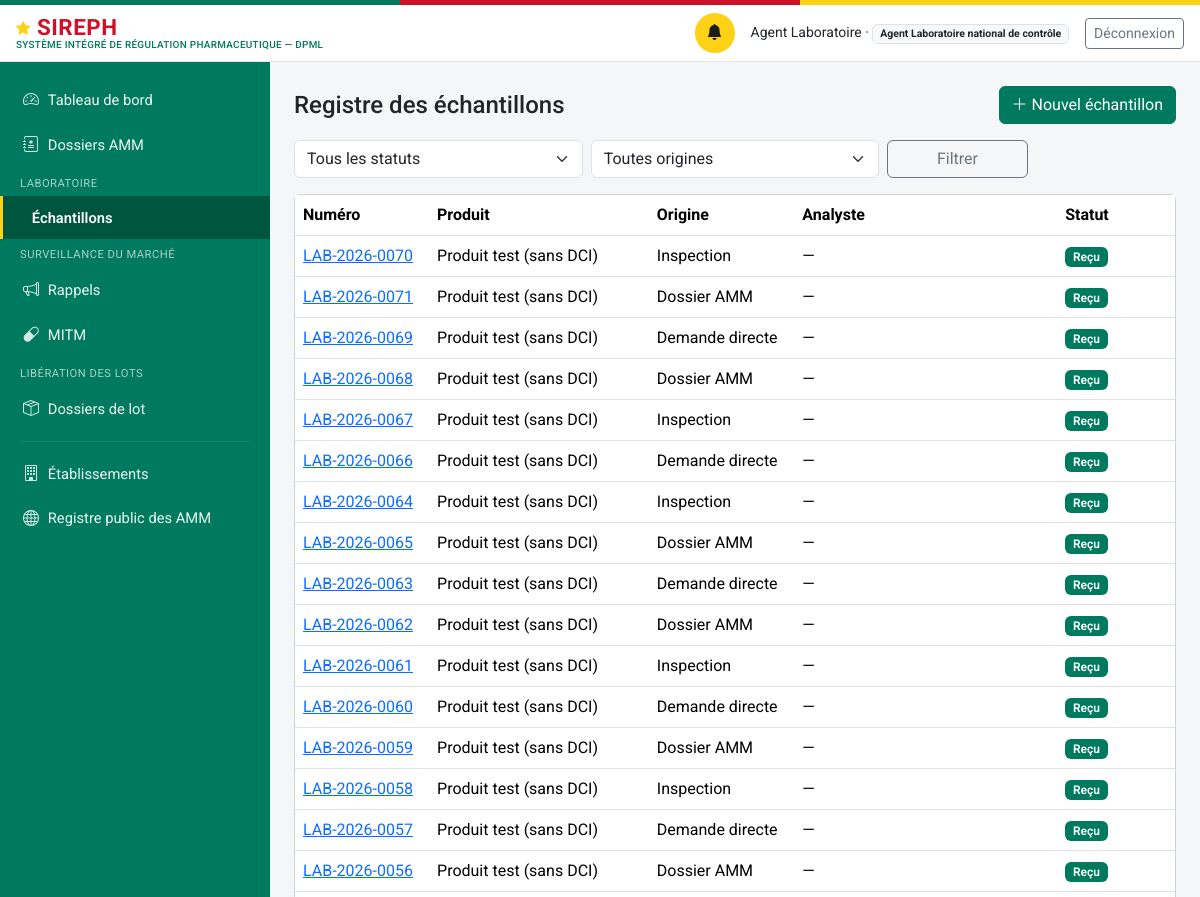
The page /echantillons (signed in, upper part) on the database as committed earlier.
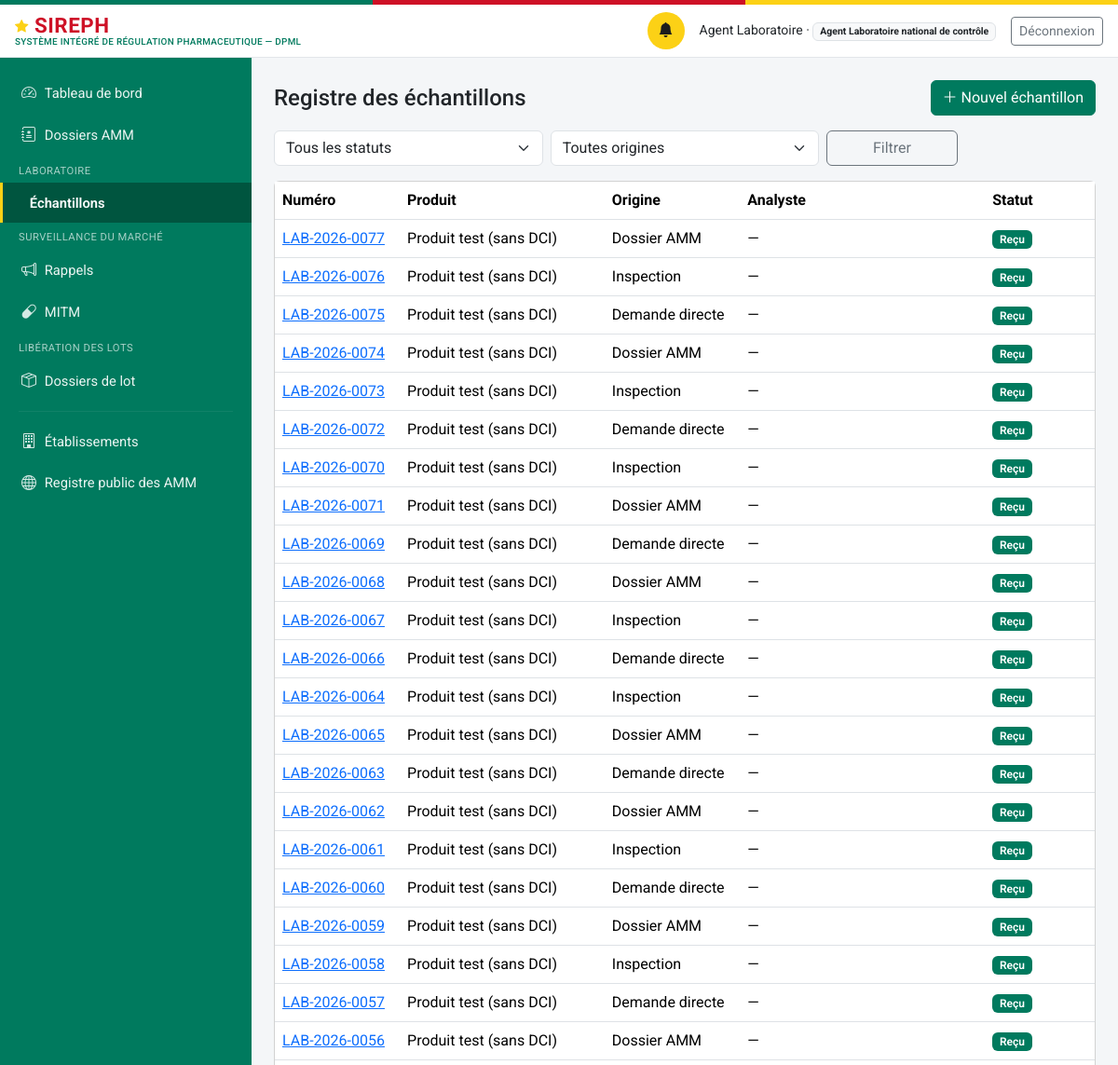
The same page on the database as committed later.
### models.py (models this page shows, shortened)
class Echantillon(db.Model):
    id = db.Column(db.Integer, primary_key=True)
    numero = db.Column(db.String(30), unique=True, nullable=False)  # LAB-{annee}-{seq4}
    produit_id = db.Column(db.Integer, db.ForeignKey("produit.id"), nullable=False)
    lot_id = db.Column(db.Integer, db.ForeignKey("lot.id"), nullable=True)
    origine = db.Column(db.String(30), nullable=False, default="demande_directe")
    origine_reference_id = db.Column(db.Integer, nullable=True)
    date_reception = db.Column(db.DateTime, default=datetime.utcnow)
    demandeur_id = db.Column(db.Integer, db.ForeignKey("personne.id"), nullable=True)
    analyste_id = db.Column(db.Integer, db.ForeignKey("personne.id"), nullable=True)
    validateur_id = db.Column(db.Integer, db.ForeignKey("personne.id"), nullable=True)
    resultats_json = db.Column(db.Text, default="[]")  # liste de ResultatParametre
    statut = db.Column(db.String(20), nullable=False, default="recu")
    conclusion = db.Column(db.String(20), nullable=True)  # conforme | non_conforme, décision explicite RQ
    observation_rejet = db.Column(db.Text, nullable=True)
    date_maj = db.Column(db.DateTime, default=datetime.utcnow, onupdate=datetime.utcnow)
    produit = db.relationship("Produit", foreign_keys=[produit_id])
    lot = db.relationship("Lot", foreign_keys=[lot_id])
    demandeur = db.relationship("Personne", foreign_keys=[demandeur_id])
    analyste = db.relationship("Personne", foreign_keys=[analyste_id])
    validateur = db.relationship("Personne", foreign_keys=[validateur_id])
    @property
    def resultats(self):
        return json.loads(self.resultats_json or "[]")

class Produit(db.Model):
    id = db.Column(db.Integer, primary_key=True)
    denomination_commune_internationale = db.Column(db.String(300), nullable=False, default="")
    nom_commercial = db.Column(db.String(300), nullable=False, default="")
    forme_pharmaceutique = db.Column(db.String(150), nullable=False, default="")
    dosage = db.Column(db.String(150))
    categorie = db.Column(db.String(30), nullable=False, default="medicament")
    nature = db.Column(db.String(30), nullable=True)
    fabricant_id = db.Column(db.Integer, db.ForeignKey("etablissement.id"), nullable=True)
    titulaire_amm_id = db.Column(db.Integer, db.ForeignKey("etablissement.id"), nullable=True)
    pays_origine = db.Column(db.String(150))
    statut_amm_courant = db.Column(db.String(20), nullable=False, default="aucune")
    date_creation = db.Column(db.DateTime, default=datetime.utcnow)
    est_mitm = db.Column(db.Boolean, nullable=False, default=False)
    disponibilite_declaree = db.Column(db.String(20), nullable=True)  # disponible | rupture
    composition_integrale = db.Column(db.Text, nullable=True)
    classe_therapeutique = db.Column(db.String(300), nullable=True)
    indications_therapeutiques = db.Column(db.Text, nullable=True)
    voie_administration = db.Column(db.String(150), nullable=True)
    duree_stabilite = db.Column(db.String(100), nullable=True)
    prix_grossiste_ht = db.Column(db.Integer, nullable=True)  # XAF, hors taxe
    fabricant = db.relationship("Etablissement", foreign_keys=[fabricant_id])
    titulaire_amm = db.relationship("Etablissement", foreign_keys=[titulaire_amm_id])
    dossiers = db.relationship("DossierAMM", backref="produit", lazy="dynamic",
                                foreign_keys="DossierAMM.produit_id")
    @property
    def libelle(self):
        base = self.nom_commercial or self.denomination_commune_internationale or f"Produit #{self.id}"
        if self.dosage:
            return f"{base} ({self.dosage})"
        return base

### routes_lt.py (the view)
@lt_bp.route("/echantillons")
@login_required
@roles_required(*ROLES_LT)
def registre():
    q = Echantillon.query
    statut = request.args.get("statut", "")
    origine = request.args.get("origine", "")
    if statut:
        q = q.filter_by(statut=statut)
    if origine:
        q = q.filter_by(origine=origine)
    echantillons = q.order_by(Echantillon.date_reception.desc()).all()
    return render_template("laboratoire/registre.html", echantillons=echantillons, statut=statut, origine=origine)

### auth.py (called while the page is built)
def current_user():
    uid = session.get("user_id")
    if not uid:
        return None
    return db.session.get(Personne, uid)

def login_required(view):
    @wraps(view)
    def wrapped(*a, **kw):
        if not current_user():
            return redirect(url_for("login", next=request.path))
        return view(*a, **kw)
    return wrapped

def roles_required(*roles):
    def deco(view):
        @wraps(view)
        def wrapped(*a, **kw):
            u = current_user()
            if not u or u.role_systeme not in roles:
                abort(403)
            return view(*a, **kw)
        return wrapped
    return deco

### models.py (called while the page is built)
    @property
    def role_label(self):
        from permissions import ROLES
        return ROLES.get(self.role_systeme, self.role_systeme)

    @property
    def niveau(self):
        from permissions import niveau
        return niveau(self)

    @property
    def est_externe(self):
        from permissions import est_externe
        return est_externe(self.role_systeme)

### permissions.py (called while the page is built)
def est_externe(role):
    return role in ROLES_EXTERNES

def a_niveau(user, minimum):
    return niveau(user) >= minimum

### templates/laboratoire/registre.html (shortened to what this page needs)
{% extends "base.html" %}
{% block content %}
<div class="d-flex justify-content-between align-items-center mb-3">
  <h4 class="mb-0">Registre des échantillons</h4>
  {% if current_user.role_systeme in ("administrateur_dpml", "agent_laboratoire") %}
  <a href="{{ url_for('lt.nouveau') }}" class="btn btn-primary"><i class="bi bi-plus-lg"></i> Nouvel échantillon</a>
  {% endif %}
</div>
<form method="get" class="row g-2 mb-3" role="search">
  <div class="col-md-4">
    <select class="form-select" id="statut" name="statut">
      <option value="">Tous les statuts</option>
    </select>
  </div>
  <div class="col-md-4">
    <select class="form-select" id="origine" name="origine">
      <option value="">Toutes origines</option>
    </select>
  </div>
  <div class="col-md-2"><button class="btn btn-outline-secondary w-100">Filtrer</button></div>
</form>
<div class="card">
  <div class="table-responsive">
    <table class="table table-hover align-middle mb-0">
      <thead><tr><th>Numéro</th><th>Produit</th><th>Origine</th><th>Analyste</th><th>Statut</th></tr></thead>
      <tbody>
        {% for e in echantillons %}
        <tr>
          <td><a href="{{ url_for('lt.fiche', id=e.id) }}">{{ e.numero }}</a></td>
          <td>{{ e.produit.libelle }}</td>
          <td>{{ ORIGINES_LT.get(e.origine, e.origine) }}</td>
          <td>{{ e.analyste.nom_complet if e.analyste else "—" }}</td>
          <td><span class="badge bg-primary badge-statut">{{ STATUTS_LT.get(e.statut, e.statut) }}</span></td>
        </tr>
        {% else %}
        <tr><td colspan="5" class="text-center text-muted py-4">Aucun résultat ne correspond à ces critères.</td></tr>
        {% endfor %}
      </tbody>
    </table>
  </div>
</div>
{% endblock %}

Rows that differ between the two databases and show on the page:
added Echantillon: numero "LAB-2026-0077", produit.libelle "Produit test (sans DCI)", get "Dossier AMM", analyste "—", get "Reçu"
added Echantillon: numero "LAB-2026-0076", produit.libelle "Produit test (sans DCI)", get "Inspection", analyste "—", get "Reçu"
added Echantillon: numero "LAB-2026-0075", produit.libelle "Produit test (sans DCI)", get "Demande directe", analyste "—", get "Reçu"
added Echantillon: numero "LAB-2026-0074", produit.libelle "Produit test (sans DCI)", get "Dossier AMM", analyste "—", get "Reçu"
added Echantillon: numero "LAB-2026-0073", produit.libelle "Produit test (sans DCI)", get "Inspection", analyste "—", get "Reçu"
added Echantillon: numero "LAB-2026-0072", produit.libelle "Produit test (sans DCI)", get "Demande directe", analyste "—", get "Reçu"
